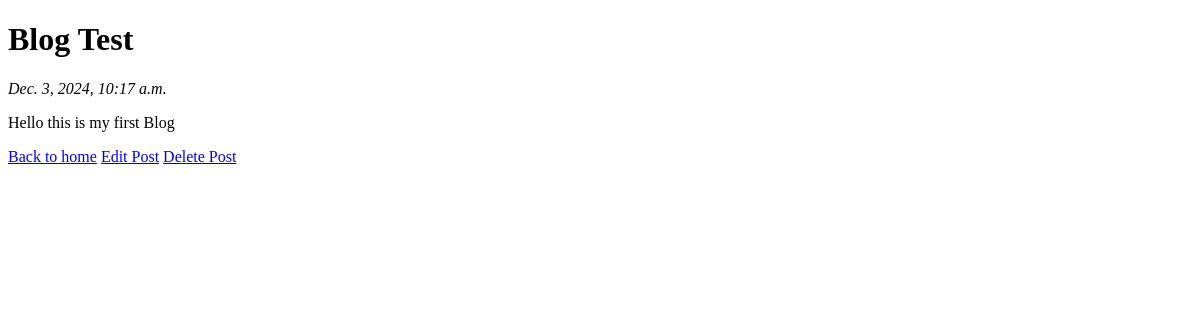
/post/1/, run on an earlier commit of the app's database.
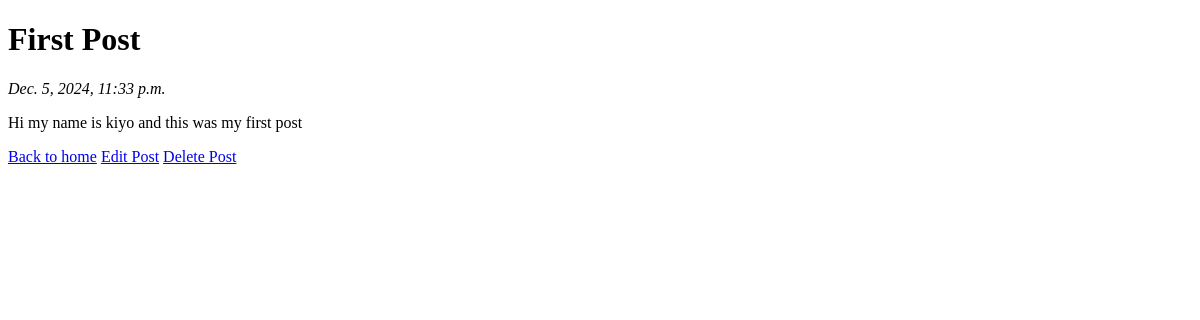
And on a later commit of the database.
### blog/models.py (models this page shows, shortened)
class Post(models.Model):
    title = models.CharField(max_length=200)
    content = models.TextField()
    author = models.CharField(max_length=100)
    image = models.ImageField(upload_to='static/blog/images/blog_post_picture', blank=True, null=True)  # Add this field
    created_at = models.DateTimeField(default=now)
    updated_at = models.DateTimeField(auto_now=True)
    class Meta:
        ordering = ['-created_at']

### blog/views.py (the view)
# urls.py: path('post/<int:pk>/', views.post_detail, name='post_detail'),
def post_detail(request, pk):
    post = get_object_or_404(Post, pk=pk)
    return render(request, 'blog/post_detail.html', {'post': post})

### blog/templates/blog/post_detail.html (shortened to what this page needs)
<!DOCTYPE html>
<html lang="en">
<head>
</head>
<body>
    <h1>{{ post.title }}</h1>
    <p><em>{{ post.created_at }}</em></p>
    <p>{{ post.content }}</p>
    <a href="{% url 'home' %}">Back to home</a>
    <a href="{% url 'edit_post' pk=post.pk %}">Edit Post</a>
    <a href="{% url 'delete_post' pk=post.pk %}" onclick="return confirm('Are you sure you want to delete this post?');">Delete Post</a>
</body>
</html>

What changed in the data, as far as the page shows it:
changed Post: title "Blog Test" → "First Post"; created_at "Dec. 3, 2024, 10:17 a.m." → "Dec. 5, 2024, 11:33 p.m."; content "Hello this is my first Blog" → "Hi my name is kiyo and this was my first post"
